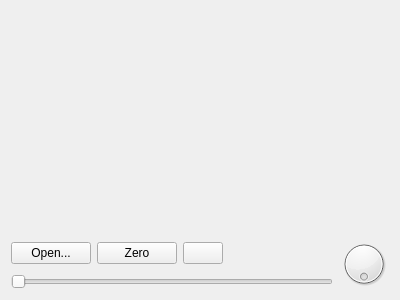
<?xml version="1.0" encoding="UTF-8"?>
<ui version="4.0">
 <class>VideoView</class>
 <widget class="QWidget" name="VideoView">
  <property name="geometry">
   <rect>
    <x>0</x>
    <y>0</y>
    <width>400</width>
    <height>300</height>
   </rect>
  </property>
  <property name="windowTitle">
   <string>Form</string>
  </property>
  <layout class="QVBoxLayout" name="verticalLayout_2">
   <item>
    <widget class="VlcWidgetVideo" name="videoWidget" native="true"/>
   </item>
   <item>
    <layout class="QHBoxLayout" name="horizontalLayout_3">
     <item>
      <layout class="QVBoxLayout" name="verticalLayout">
       <item>
        <layout class="QHBoxLayout" name="horizontalLayout">
         <item>
          <widget class="QPushButton" name="openButton">
           <property name="text">
            <string>Open...</string>
           </property>
          </widget>
         </item>
         <item>
          <widget class="QPushButton" name="zeroButton">
           <property name="text">
            <string>Zero</string>
           </property>
          </widget>
         </item>
         <item>
          <widget class="QPushButton" name="playButton">
           <property name="text">
            <string/>
           </property>
          </widget>
         </item>
         <item>
          <widget class="QLabel" name="timeLabel">
           <property name="minimumSize">
            <size>
             <width>0</width>
             <height>0</height>
            </size>
           </property>
           <property name="maximumSize">
            <size>
             <width>16777215</width>
             <height>16777215</height>
            </size>
           </property>
           <property name="text">
            <string/>
           </property>
           <property name="alignment">
            <set>Qt::AlignLeading|Qt::AlignLeft|Qt::AlignVCenter</set>
           </property>
          </widget>
         </item>
         <item>
          <spacer name="horizontalSpacer">
           <property name="orientation">
            <enum>Qt::Horizontal</enum>
           </property>
           <property name="sizeHint" stdset="0">
            <size>
             <width>40</width>
             <height>20</height>
            </size>
           </property>
          </spacer>
         </item>
        </layout>
       </item>
       <item>
        <layout class="QHBoxLayout" name="horizontalLayout_2">
         <item>
          <widget class="QSlider" name="positionSlider">
           <property name="maximum">
            <number>0</number>
           </property>
           <property name="orientation">
            <enum>Qt::Horizontal</enum>
           </property>
           <property name="invertedAppearance">
            <bool>false</bool>
           </property>
          </widget>
         </item>
        </layout>
       </item>
      </layout>
     </item>
     <item>
      <widget class="QDial" name="scrubDial">
       <property name="maximumSize">
        <size>
         <width>50</width>
         <height>50</height>
        </size>
       </property>
       <property name="wrapping">
        <bool>true</bool>
       </property>
      </widget>
     </item>
    </layout>
   </item>
  </layout>
 </widget>
 <customwidgets>
  <customwidget>
   <class>VlcWidgetVideo</class>
   <extends>QWidget</extends>
   <header>vlc-qt/WidgetVideo.h</header>
   <container>1</container>
   <slots>
    <signal>fullscreen()</signal>
    <slot>toggleFullscreen()</slot>
   </slots>
  </customwidget>
 </customwidgets>
 <resources/>
 <connections/>
</ui>
